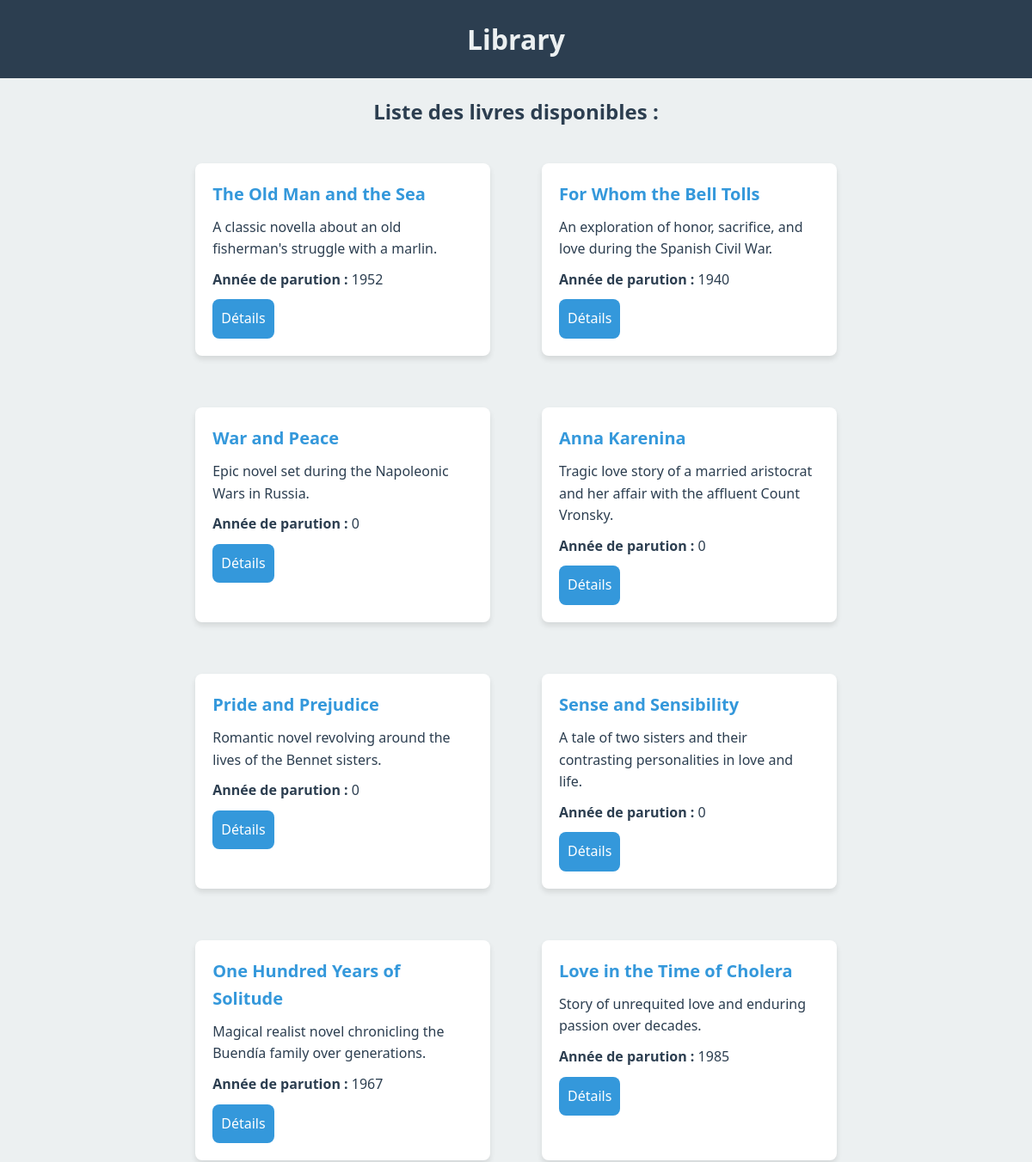
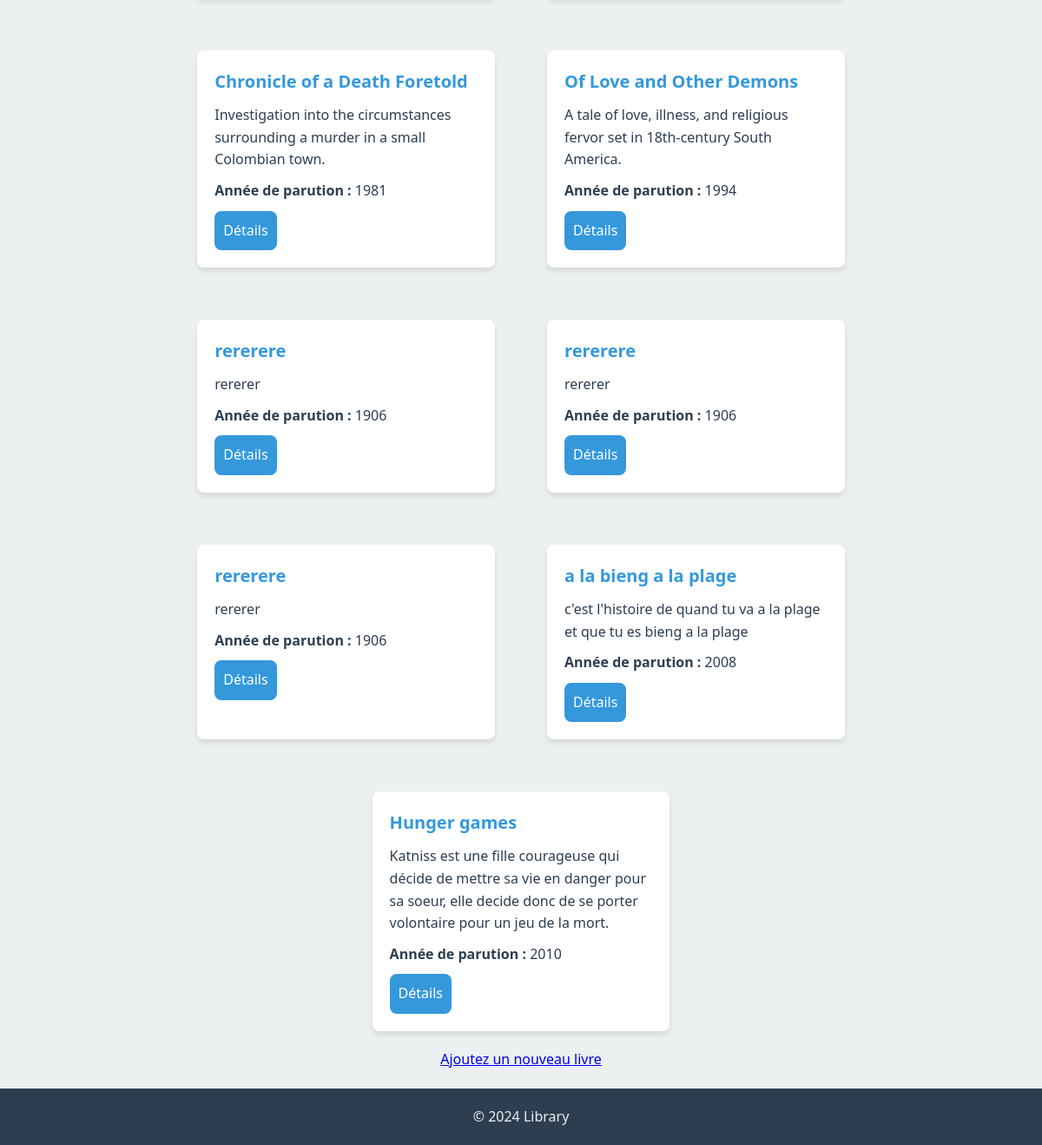
The app's page /05-pdo/index.php with its own data (2 pictures, top to bottom).
### tables this page shows
CREATE TABLE `book` (
  `id` int(11) NOT NULL AUTO_INCREMENT,
  `nom` varchar(255) DEFAULT NULL,
  `description` varchar(255) DEFAULT NULL,
  `annee_parution` year(4) DEFAULT NULL,
  `id_auteur` int(11) DEFAULT NULL,
  PRIMARY KEY (`id`),
  KEY `id_auteur` (`id_auteur`),
  CONSTRAINT `book_ibfk_1` FOREIGN KEY (`id_auteur`) REFERENCES `author` (`id`)
);

### 05-pdo/src/repository/bookRepository.php (called while the page is built, shortened)
<?php
function getAllBooks($pdo)
{
    $stmt = $pdo->query('SELECT * FROM book');
    return $stmt->fetchAll(PDO::FETCH_ASSOC);
}

### 05-pdo/index.php (the view, shortened to what this page needs)
<?php
require_once './src/config/db.php';
require_once './src/repository/bookRepository.php';
$pdo = connectDB();
$books = getAllBooks($pdo);
?>
<!DOCTYPE html>
<html lang="fr">
<head>
    <link rel="stylesheet" href="./assets/css/style.css">
</head>
<body>
    <header>
        <h1>Library</h1>
    </header>
    <main>
        <h2>Liste des livres disponibles :</h2>
        <div class="book-list">
            <?php foreach ($books as $book): ?>
            <div class="book-card">
                <div class="book-content">
                    <h3><?php echo htmlspecialchars($book['nom']); ?>
                    </h3>
                    <p><?php echo htmlspecialchars($book['description']); ?>
                    </p>
                    <p><strong>Année de parution :</strong>
                        <?php echo htmlspecialchars($book['annee_parution']); ?>
                    </p>
                    <a class="details-link"
                        href="./view/book-details.php?id=<?= $book['id'] ?>">Détails</a>
                </div>
            </div>
            <?php endforeach; ?>
        </div>
        <a href="./view/addbook.php">Ajoutez un nouveau livre</a>
    </main>
    <footer>
        <p>&copy; 2024 Library</p>
    </footer>
</body>
</html>

### 05-pdo/assets/css/style.css (style rules this page uses)
:root { --primary-color: #2c3e50; --secondary-color: #ecf0f1; --accent-color: #3498db; --font-family: 'Segoe UI', Tahoma, Geneva, Verdana, sans-serif; --padding: 20px; --border-radius: 8px; }
* { box-sizing: border-box; margin: 0; padding: 0; }
body { font-family: var(--font-family); background-color: var(--secondary-color); color: var(--primary-color); line-height: 1.6; display: flex; flex-direction: column; min-height: 100vh; }
header { background-color: var(--primary-color); color: var(--secondary-color); padding: var(--padding); text-align: center; }
header h1 { margin: 0; }
main { flex: 1; padding: var(--padding); display: flex; flex-direction: column; align-items: center; }
footer { background-color: var(--primary-color); color: var(--secondary-color); text-align: center; padding: var(--padding); position: relative; bottom: 0; width: 100%; }
.book-list { display: flex; flex-wrap: wrap; justify-content: center; gap: var(--padding); }
.book-card { background-color: #fff; border-radius: var(--border-radius); box-shadow: 0 4px 6px rgba(0, 0, 0, 0.1); overflow: hidden; width: calc(33% - var(--padding) * 2); margin: var(--padding); display: flex; flex-direction: column; justify-content: space-between; transition: transform 0.3s ease, box-shadow 0.3s ease; }
.book-content { padding: var(--padding); }
.book-content h3 { margin: 0 0 10px 0; font-size: 1.25em; color: var(--accent-color); }
.book-content p { margin: 0 0 10px 0; }
.details-link { background-color: var(--accent-color); color: #fff; padding: 10px; text-align: center; border-radius: var(--border-radius); text-decoration: none; display: inline-block; margin-top: auto; transition: background-color 0.3s ease; }
h2 { margin-bottom: var(--padding); }

### records on screen
book: nom "The Old Man and the Sea", description "A classic novella about an old fisherman's struggle with a marlin.", annee_parution "1952"
book: nom "For Whom the Bell Tolls", description "An exploration of honor, sacrifice, and love during the Spanish Civil War.", annee_parution "1940"
book: nom "War and Peace", description "Epic novel set during the Napoleonic Wars in Russia.", annee_parution "0"
book: nom "Anna Karenina", description "Tragic love story of a married aristocrat and her affair with the affluent Count Vronsky.", annee_parution "0"
book: nom "Pride and Prejudice", description "Romantic novel revolving around the lives of the Bennet sisters.", annee_parution "0"
book: nom "Sense and Sensibility", description "A tale of two sisters and their contrasting personalities in love and life.", annee_parution "0"
book: nom "One Hundred Years of Solitude", description "Magical realist novel chronicling the Buendía family over generations.", annee_parution "1967"
book: nom "Love in the Time of Cholera", description "Story of unrequited love and enduring passion over decades.", annee_parution "1985"
book: nom "Chronicle of a Death Foretold", description "Investigation into the circumstances surrounding a murder in a small Colombian town.", annee_parution "1981"
book: nom "Of Love and Other Demons", description "A tale of love, illness, and religious fervor set in 18th-century South America.", annee_parution "1994"
book: nom "rererere", description "rererer", annee_parution "1906"
book: nom "rererere", description "rererer", annee_parution "1906"
book: nom "rererere", description "rererer", annee_parution "1906"
book: nom "a la bieng a la plage", description "c'est l'histoire de quand tu va a la plage et que tu es bieng a la plage", annee_parution "2008"
book: nom "Hunger games", description "Katniss est une fille courageuse qui décide de mettre sa vie en danger pour sa soeur, elle decide donc de se porter volontaire pour un jeu de la mort.", annee_parution "2010"
